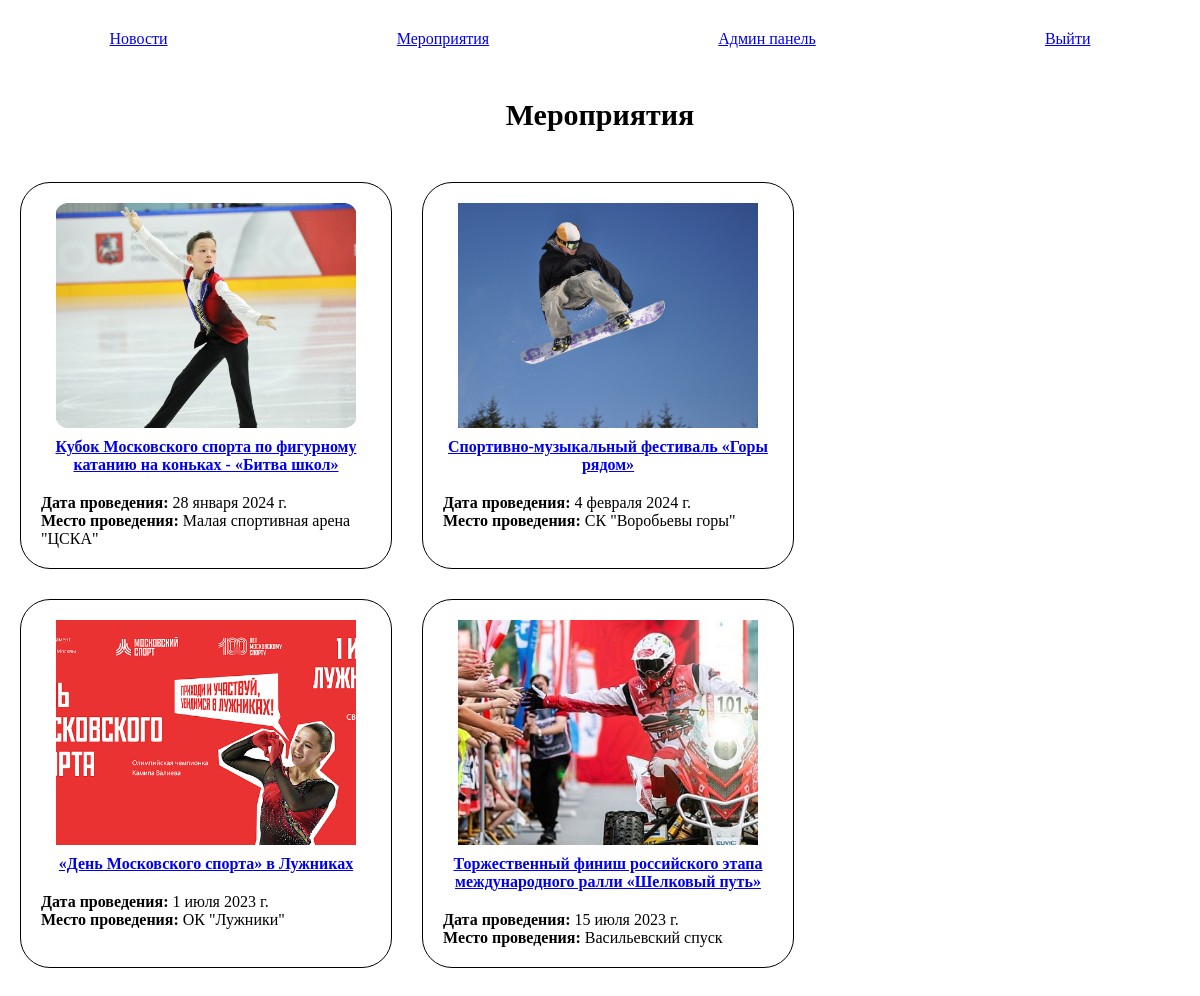
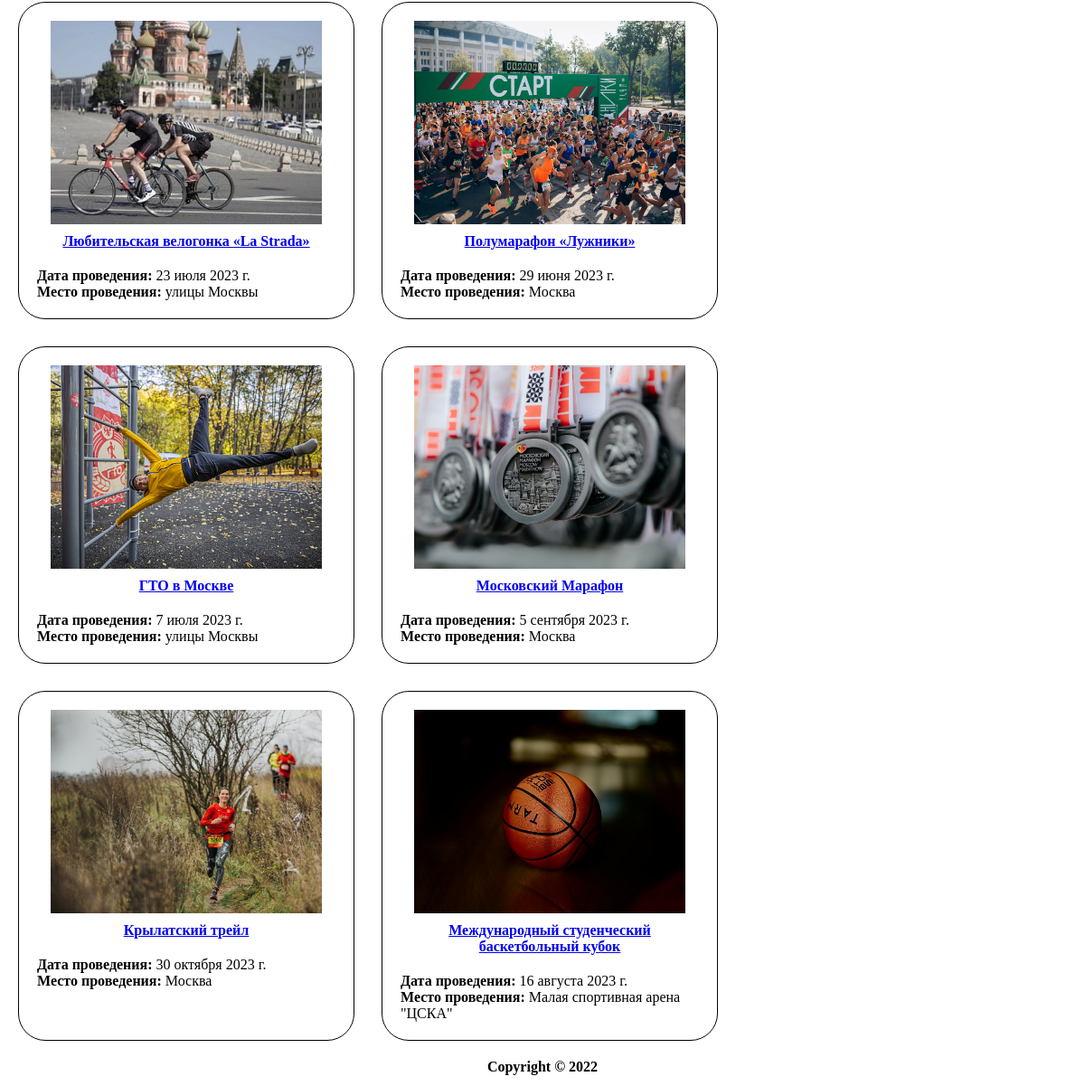
Screenshot of /events/ with the database file from the repository (2 pictures, top to bottom).
### events/models.py (models this page shows, shortened)
class Event(models.Model):
    title = models.CharField('Название мероприятия', max_length=200)
    sports = models.ManyToManyField('Sport', through='Participation')
    description = models.TextField('Описание мероприятия')
    location = models.CharField('Место проведения', max_length=200)
    date = models.DateField('Дата проведения')
    img = models.ImageField('Изображение', upload_to='image/%Y')
    class Meta:
        verbose_name = 'Мероприятие'
        verbose_name_plural = 'Мероприятия'

### events/views.py (the view)
# urls.py: path('', views.EventView.as_view()),
class EventView(View):
    def get(self, request):
        events = Event.objects.all()
        return render(request, 'events/events.html', {'event_list': events})

### templates/events/events.html (shortened to what this page needs)
{% load static %}
<html>
<head>
	<link rel="stylesheet" href="{% static 'css/style.css' %}" type="text/css" media="all" />
</head>
<body>
	<header class="header">
		<div class="header__wrapper">
			<nav class="header__nav">
				<ul class="nav__list">
					<li class="nav__item"><a class="nav__link" href="/" class="active">Новости</a></li>
					<li class="nav__item"><a class="nav__link" href="/events">Мероприятия</a></li>
					<li class="nav__item"><a class="nav__link" href="/admin">Админ панель</a></li>
					<li class="nav__item"><a class="nav__link" href="/logout">Выйти</a></li>
				</ul>
			</nav>
		</div>
	</header>
	<main>
		<section class="main">
			<div class="main__wrapper">
				<h3 class="main__title">Мероприятия</h3>
				<div class="main__cards">
					{% for event in event_list %}
					<div class="main__card">
						<div class="card__img-wrapper">
							<a href="{{ event.id }}"><img class="card__img" src="{{ event.img.url }}" alt="" /></a>
						</div>
						<div class="card__text">
							<h4 class="card__title"><a href="{{ event.id }}">{{ event.title }}</a></h4>
							<p class="card__date"><strong>Дата проведения:</strong> {{ event.date }}</p>
							<p class="card__outro"><strong>Место проведения:</strong> {{ event.location }} </p>
						</div>
					</div>
					{% endfor %}
				</div>
			</div>
		</section>
	</main>
	<footer class="footer">
		<div class="footer__outro">
			<p class="outro"> Copyright &copy;  2022 </p>
		</div>
	</footer>
</body>
</html>

### static/css/style.css (style rules this page uses)
* { margin: 0; padding: 0; outline:0; }
ul { list-style: none; }
body { padding-left: 20px; padding-right: 20px; }
.header__wrapper { max-width: 1250px; width: 100%; margin: 0 auto; margin-top: 30px; }
.nav__list { display: flex; gap: 50px; justify-content: space-around; align-items: center; }
.main__wrapper { max-width: 1250px; width: 100%; margin: 0 auto; margin-top: 50px; }
.main__cards { margin-top: 50px; display: flex; gap: 30px; flex-wrap: wrap; }
.main__title { text-align: center; font-size: 30px; }
.main__card { width: 330px; border-radius: 30px; border: 1px solid black; padding: 20px; position: relative; }
.card__img { width: 300px; height: 225px; display: block; margin: 0 auto; object-fit: cover; }
.card__title { text-align: center; margin-top: 10px; margin-bottom: 20px; }
.footer__outro { width: 100%; min-height: 30px; }
.outro { max-width: fit-content; margin: 0 auto; margin-top: 20px; font-weight: 700; }

### rows the page displays
Event: img (picture), title "Кубок Московского спорта по фигурному катанию на коньках - «Битва школ»", date "28 января 2024 г.", location "Малая спортивная арена \"ЦСКА\""
Event: img (picture), title "Спортивно-музыкальный фестиваль «Горы рядом»", date "4 февраля 2024 г.", location "СК \"Воробьевы горы\""
Event: img (picture), title "«День Московского спорта» в Лужниках", date "1 июля 2023 г.", location "ОК \"Лужники\""
Event: img (picture), title "Торжественный финиш российского этапа международного ралли «Шелковый путь»", date "15 июля 2023 г.", location "Васильевский спуск"
Event: img (picture), title "Любительская велогонка «La Strada»", date "23 июля 2023 г.", location "улицы Москвы"
Event: img (picture), title "Полумарафон «Лужники»", date "29 июня 2023 г.", location "Москва"
Event: img (picture), title "ГТО в Москве", date "7 июля 2023 г.", location "улицы Москвы"
Event: img (picture), title "Московский Марафон", date "5 сентября 2023 г.", location "Москва"
Event: img (picture), title "Крылатский трейл", date "30 октября 2023 г.", location "Москва"
Event: img (picture), title "Международный студенческий баскетбольный кубок", date "16 августа 2023 г.", location "Малая спортивная арена \"ЦСКА\""
